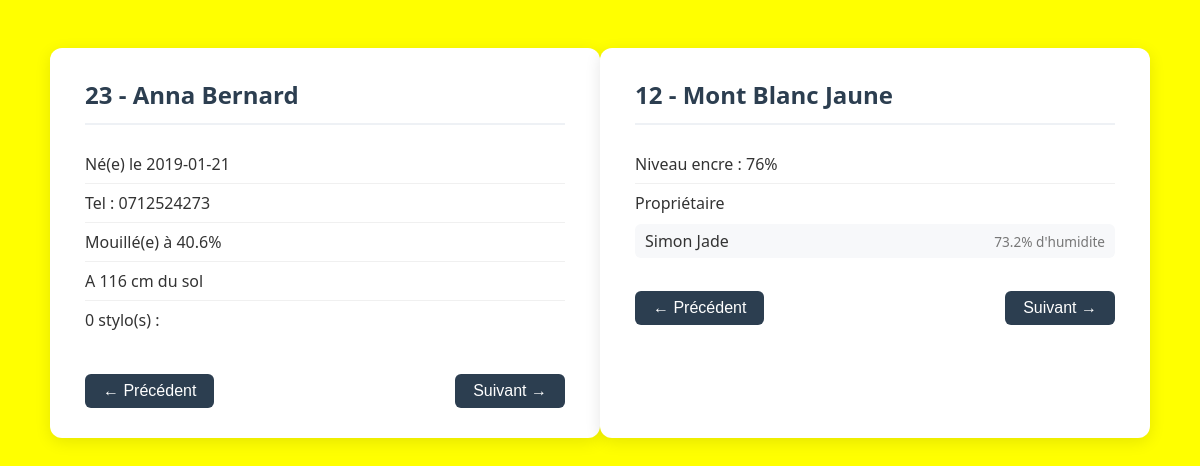
Screenshot of /php/index.php?enfant=23 with the database file from the repository.
### tables this page shows
CREATE TABLE Enfants (
    id INT AUTO_INCREMENT PRIMARY KEY,
    nom VARCHAR(50) NOT NULL,
    prenom VARCHAR(50) NOT NULL,
    num_tel VARCHAR(30),
    date_naissance DATE NOT NULL,
    distance_au_sol INT DEFAULT 50,
    taux_humidite FLOAT DEFAULT 0.7
);

CREATE TABLE Stylos (
    id INT AUTO_INCREMENT PRIMARY KEY,
    couleur VARCHAR(30) NOT NULL,
    marque VARCHAR(50) NOT NULL,
    niveau_encre INT DEFAULT 100,
    fonctionne BOOLEAN DEFAULT TRUE,
    id_enfant INT
);

### php/model/DAO.php (called while the page is built, shortened)
<?php
class DAO {
	public function __construct() {
		try {
			$this->pdo = new PDO('mysql:host=127.0.0.1;dbname=lesenfantsmouillesdustylo', 'bthouverez', '321654');
		} catch(Exception $e) {
			die('ERROR : '.$e->getMessage() );
		}
	}
}

### php/model/EnfantDAO.php (called while the page is built, shortened)
<?php
require_once('DAO.php');
require_once('Enfant.php');
require_once('Stylo.php');
class EnfantDAO extends DAO {
	public function hydrate(array $tabFromFetch) : Enfant {
		$e = new Enfant;
		$e->id = $tabFromFetch['id'];
		$e->nom = $tabFromFetch['nom'];
		$e->prenom = $tabFromFetch['prenom'];
		$e->num_tel = $tabFromFetch['num_tel'];
		$e->taux_humidite = $tabFromFetch['taux_humidite'];
		$e->date_naissance = $tabFromFetch['date_naissance'];
		$e->distance_au_sol = $tabFromFetch['distance_au_sol'];
		return $e;
	}
	public function getById(int $id) : Enfant {
		$sql = "SELECT e.id, nom, prenom, num_tel, date_naissance, distance_au_sol, taux_humidite, couleur, marque, niveau_encre, fonctionne
 FROM Enfants e LEFT JOIN Stylos s ON s.id_enfant = e.id WHERE e.id =  ?";
		$stmt = $this->pdo->prepare($sql);
		$stmt->execute([$id]);
		$tabEnfants = $stmt->fetchAll();
		$enfant = new Enfant();
		if($tabEnfants) {
			$enfant = $this->hydrate($tabEnfants[0]);
		}
		return $enfant;
	}
}

### php/model/Enfant.php (called while the page is built, shortened)
<?php
class Enfant {
	private int    $id;
	private string $date_naissance;
	private ?string $num_tel;
	private string $nom;
	private string $prenom;
	private float  $taux_humidite;
	private int    $distance_au_sol;
	private array  $trousse;
	public function __construct() {
		$this->id = -1;
		$this->date_naissance = '';
		$this->num_tel = '';
		$this->nom = '';
		$this->prenom = '';
		$this->taux_humidite = 0;
		$this->distance_au_sol = 0;
		$this->trousse = [];
	}
	public function __get($attr) {
		switch($attr) {
			case 'id': 				return $this->id; 				break;
			case 'date_naissance': 		return $this->date_naissance; 		break;
			case 'num_tel': 			return $this->num_tel; 			break;
			case 'nom': 			return $this->nom; 				break;
			case 'prenom': 			return $this->prenom; 			break;
			case 'taux_humidite': 	return $this->taux_humidite; 	break;
			case 'distance_au_sol': 	return $this->distance_au_sol; 	break;
			case 'trousse': 		return $this->trousse; 			break;
		}
	}
	public function __set($attr, $val) {
		switch($attr) {
			case 'id': 				$this->id = $val; 			break;
			case 'date_naissance': 		$this->date_naissance = $val; 	break;
			case 'num_tel': 			$this->num_tel = $val; 		break;
			case 'nom': 			$this->nom = $val; 			break;
			case 'prenom': 			$this->prenom = $val; 		break;
			case 'taux_humidite': 	$this->taux_humidite = $val; break;
			case 'distance_au_sol': 	$this->distance_au_sol = $val;break;
		}
	}
}

### php/model/StyloDAO.php (called while the page is built, shortened)
<?php
require_once 'DAO.php';
require_once 'Stylo.php';
class StyloDAO extends DAO {
	public function getById(int $id) : Stylo {
		$sql = "SELECT * FROM Stylos s
		LEFT JOIN Enfants e ON s.id_enfant = e.id WHERE s.id = ?";
		$stmt = $this->pdo->prepare($sql);
		$stmt->execute([$id]);
		$tabStylo = $stmt->fetch();
		$stylo = new Stylo();
		if($tabStylo) {
			$stylo->id = $tabStylo[0];
			$stylo->marque = $tabStylo['marque'];
			$stylo->couleur = $tabStylo['couleur'];
			$stylo->fonctionne = $tabStylo['fonctionne'];
			$stylo->niveau_encre = $tabStylo['niveau_encre'];
			if(isset($tabStylo['nom'])) {
				$enfant = new Enfant;
				$enfant->id = $tabStylo['id'];
				$enfant->nom = $tabStylo['nom'];
				$enfant->prenom = $tabStylo['prenom'];
				$enfant->num_tel = $tabStylo['num_tel'];
				$enfant->date_naissance = $tabStylo['date_naissance'];
				$enfant->distance_au_sol = $tabStylo['distance_au_sol'];
				$enfant->taux_humidite = $tabStylo['taux_humidite'];
				$stylo->enfant = $enfant;
			} else {
				$stylo->enfant = null;
			}
		}
		return $stylo;
	}
}

### php/model/Stylo.php (called while the page is built, shortened)
<?php
class Stylo {
	private int    $id;
	private string $couleur;
	private string $marque;
	private int    $niveau_encre;
	private ?Enfant $enfant;
	public function __construct() {
		$this->id = -1;
		$this->couleur = '';
		$this->marque = '';
		$this->niveau_encre = 0;
		$this->enfant = new Enfant();
	}
	public function __get($attr) {
		switch($attr) {
			case 'id': 				return $this->id; 				break;
			case 'couleur': 		return $this->couleur; 			break;
			case 'marque': 			return $this->marque; 			break;
			case 'niveau_encre': 	return $this->niveau_encre; 	break;
			case 'enfant': 			return $this->enfant; 			break;
		}
	}
	public function __set($attr, $val) {
		switch($attr) {
			case 'id': 				$this->id = $val; 			break;
			case 'couleur': 		$this->couleur = $val; 		break;
			case 'marque': 			$this->marque = $val; 		break;
			case 'fonctionne': 		$this->fonctionne = $val; 	break;
			case 'niveau_encre': 	$this->niveau_encre = $val;	break;
			case 'enfant': 			$this->enfant = $val;		break;
		}
	}
}

### php/view/unStylo.php (the view, shortened to what this page needs)
<!DOCTYPE html>
<html>
<head>
</head>
<body>
	<section class="cardStylo">
		<?php if($stylo->id > 0) { ?>
		<h1><?= $stylo->id ?> - <?= $stylo->marque ?> <?= $stylo->couleur ?></h1>
		<ul class="infos">
			<li>Niveau encre : <?= $stylo->niveau_encre ?>%</li>
			<li>Propriétaire
				<ul class="proprietaire">
					<li class="stylo">
						<?php if($stylo->enfant) { ?>
							<?= $stylo->enfant->nom ?> <?= $stylo->enfant->prenom ?>
							<span class="niveau"><?= $stylo->enfant->taux_humidite * 100 ?>% d'humidite</span>
						<?php } else { ?>
							Inconnu
						<?php } ?>
					</li>
				</ul>
			</li>
		</ul>
		<div class="nav">
			<a href="?stylo=<?= $stylo->id-1 ?>"><button>&larr; Précédent</button></a>
			<a href="?stylo=<?= $stylo->id+1 ?>"><button>Suivant &rarr;</button></a>
		</div>
	<?php } else { ?>
		<p class="empty">Aucun stylo trouvé.</p>
	<?php } ?>
	</section>
</body>
</html>

### php/view/unEnfant.php (shortened to what this page needs)
<!DOCTYPE html>
<html>
<head>
</head>
<body>
	<section class="cardEnfant">
		<?php if($enfant->id > 0) { ?>
		<h1><?= $enfant->id ?> - <?= $enfant->prenom ?> <?= $enfant->nom ?></h1>
		<ul class="infos">
			<li>Né(e) le <?= $enfant->date_naissance ?></li>
			<li>Tel : <?= $enfant->num_tel ?></li>
			<li>Mouillé(e) à <?= $enfant->taux_humidite*100 ?>%</li>
			<li>A <?= $enfant->distance_au_sol ?> cm du sol</li>
			<li><?= count($enfant->trousse) ?> stylo(s) :
			</li>
		</ul>
		<div class="nav">
			<a href="?enfant=<?= $enfant->id-1 ?>"><button>&larr; Précédent</button></a>
			<a href="?enfant=<?= $enfant->id+1 ?>"><button>Suivant &rarr;</button></a>
		</div>
	<?php } else { ?>
		<p class="empty">Aucun enfant trouvé.</p>
	<?php } ?>
	</section>
</body>
</html>

### php/view/unEnfant.php (style rules this page uses)
* { box-sizing: border-box; }
body { background: orange; font-family: "Segoe UI", Arial, sans-serif; color: #333; display: flex; justify-content: center; padding: 40px 20px; }
.cardEnfant { background: #fff; padding: 30px 35px; border-radius: 12px; box-shadow: 0 4px 16px rgba(0, 0, 0, 0.1); width: 550px; max-width: 100%; }
.cardEnfant h1 { margin: 0 0 20px; font-size: 1.5em; color: #2c3e50; border-bottom: 2px solid #eef1f5; padding-bottom: 12px; }
.infos { list-style: none; padding: 0; margin: 0 0 20px; }
.infos > li { padding: 8px 0; border-bottom: 1px solid #f0f0f0; }
.infos > li:last-child { border-bottom: none; }
.stylo { display: flex; align-items: center; gap: 10px; padding: 6px 10px; background: #f7f8fa; border-radius: 6px; }
.stylo .niveau { margin-left: auto; font-size: 0.85em; color: #777; }
.nav { display: flex; justify-content: space-between; margin-top: 25px; }
.nav a { text-decoration: none; }
.nav button { padding: 8px 18px; border: none; border-radius: 6px; background: #2c3e50; color: #fff; font-size: 1em; cursor: pointer; }

### rows the page displays
enfants: id "23", prenom "Anna", nom "Bernard", date_naissance "2019-01-21", num_tel "0712524273", $enfant->taux_humidite*100 "40.6", distance_au_sol "116"
stylos: id "12", marque "Mont Blanc", couleur "Jaune", niveau_encre "76", id_enfant.nom "Simon", id_enfant.prenom "Jade", $stylo->enfant->taux_humidite*100 "73.2"

### other values shown
count($enfant->trousse) "0"
